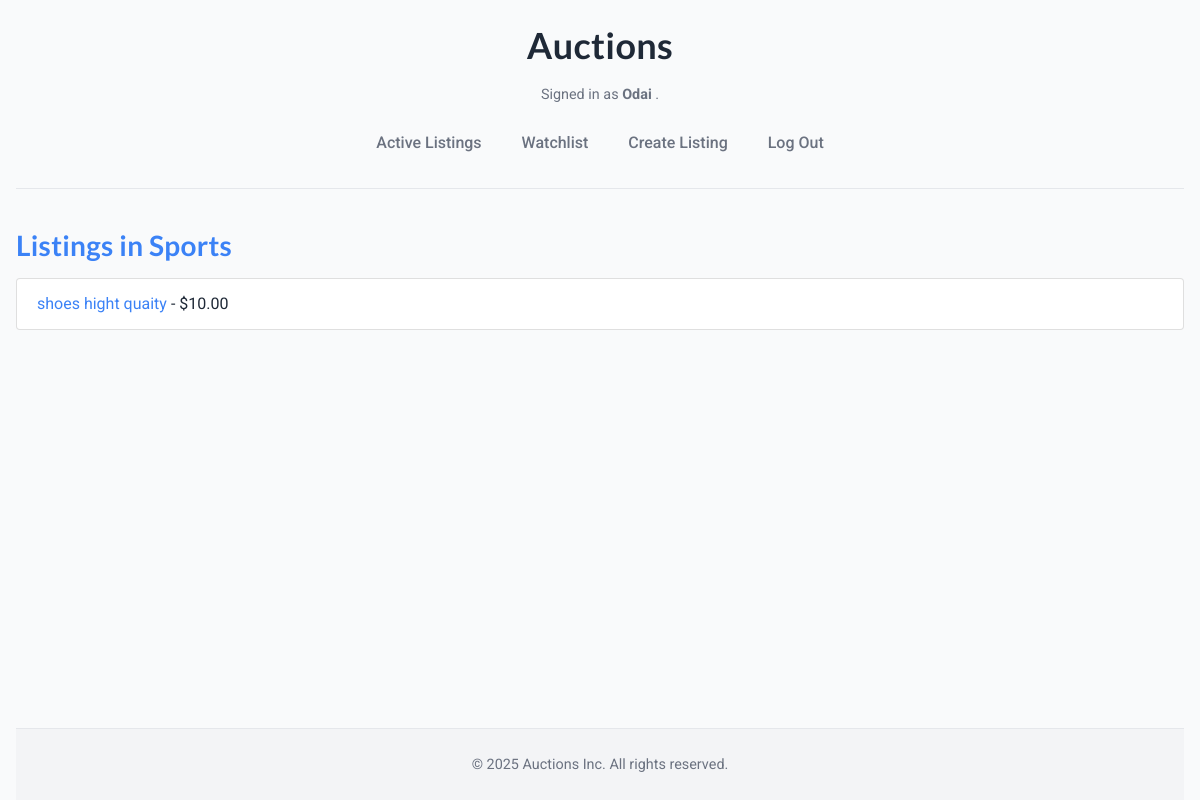
The page /categories/sports/ (signed in) on the database its author committed.
### auctions/models.py (models this page shows, shortened)
class User(AbstractUser):
    watchlist = models.ManyToManyField('Listing', blank=True, related_name="watched_by")

class Listing(models.Model):
    CATEGORY_CHOICES = [
        ("electronics", "Electronics"),
        ("fashion", "Fashion & Accessories"),
        ("home", "Home & Kitchen"),
        ("sports", "Sports & Outdoors"),
        ("beauty", "Beauty & Personal Care"),
        ("books", "Books & Magazines"),
        ("toys", "Toys & Games"),
        ("phones", "Smartphones"),
        ("computers", "Computers & Laptops"),
        ("gaming", "Gaming & Consoles"),
        ("cars", "Cars"),
        ("rent", "Apartments for Rent"),
        ("freelance", "Freelancing Services"),
        ("collectibles", "Collectibles"),
        ("misc", "Miscellaneous"),
    ]
    title = models.CharField(max_length=64)
    description = models.TextField(blank=True)
    starting_price = models.DecimalField(max_digits=10, decimal_places=2)
    current_highest_bid = models.DecimalField(max_digits=10, decimal_places=2, blank=True, null=True)
    owner = models.ForeignKey(User, on_delete=models.CASCADE, related_name="listings")
    category = models.CharField(max_length=64, choices=CATEGORY_CHOICES, blank=True)
    image_url = models.URLField(blank=True)
    is_active = models.BooleanField(default=True)
    time_posted = models.DateTimeField(auto_now_add=True)

### auctions/views.py (the view)
# urls.py: path("categories/<str:category>/", views.category_listings, name="category_listings")
@login_required
def category_listings(request, category):
    listings = Listing.objects.filter(category=category, is_active=True)
    return render(request, "auctions/category_listings.html", {
        "category": category,
        "listings": listings
    })

### auctions/templates/auctions/category_listings.html
{% extends "auctions/layout.html" %}
{% block body %}
    <h2>Listings in {{ category|title }}</h2>
    {% if listings %}
        <ul class="list-group">
            {% for listing in listings %}
                <li class="list-group-item">
                    <a href="{% url 'listing_detail' listing.id %}">
                    {{listing.title}}
                    </a>
                    - ${{ listing.current_highest_bid|default:listing.starting_price }}
                </li>
            {% endfor %}
        </ul>
    {% else %}
        <p>No active listings in this category</p>
    {% endif %}
{% endblock %}

### auctions/templates/auctions/layout.html (shortened to what this page needs)
{% load static %}
<!DOCTYPE html>
<html lang="en">
    <head>
        <link rel="stylesheet" href="https://stackpath.bootstrapcdn.com/bootstrap/4.4.1/css/bootstrap.min.css">
        <link href="{% static 'auctions/styles.css' %}" rel="stylesheet">
    </head>
    <body>
        <div class="page-container">
            <header class="site-header">
                <h1><a href="{% url 'index' %}" class="site-title">Auctions</a></h1>
                <div class="user-info">
                    {% if user.is_authenticated %}
                        Signed in as <strong>{{ user.username }}</strong>.
                    {% else %}
                        Not signed in.
                    {% endif %}
                </div>
                <nav class="main-nav">
                    <ul class="nav">
                        <li class="nav-item">
                            <a class="nav-link" href="{% url 'index' %}">Active Listings</a>
                        </li>
                        {% if user.is_authenticated %}
                            <li class="nav-item">
                                <a class="nav-link" href="{% url 'watchlist' %}">Watchlist</a>
                            </li>
                            <li class="nav-item">
                                <a class="nav-link" href="{% url 'new' %}">Create Listing</a>
                            </li>
                            <li class="nav-item">
                                <a class="nav-link" href="{% url 'logout' %}">Log Out</a>
                            </li>
                        {% endif %}
                    </ul>
                </nav>
            </header>
            <main class="main-content">
                {% block body %}
                {% endblock %}
            </main>
            <footer class="site-footer">
                <p>© {% now "Y" %} Auctions Inc. All rights reserved.</p>
            </footer>
        </div>
    </body>
</html>

### auctions/static/auctions/styles.css (style rules this page uses)
:root { --color-primary: #3B82F6; --color-primary-hover: #2563EB; --color-primary-light: #EFF6FF; --color-accent: #F59E0B; --color-accent-hover: #D97706; --color-bg: #F9FAFB; --color-surface: #FFFFFF; --color-surface-alt: #F3F4F6; --color-border: #E5E7EB; --color-text: #1F2937; --color-text-muted: #6B7280; --color-text-soft: #9CA3AF; --font-primary: 'Roboto', 'Segoe UI', Arial, sans-serif; --font-secondary: 'Lato', 'Segoe UI', Arial, sans-serif; --border-radius: 0.5rem; --shadow-sm: 0 1px 2px rgba(0,0,0,0.05); --shadow-md: 0 4px 6px -1px rgba(0,0,0,0.1), 0 2px 4px -1px rgba(0,0,0,0.06); }
body { font-family: var(--font-primary); font-size: 1rem; color: var(--color-text); background-color: var(--color-bg); margin: 0; line-height: 1.6; }
.page-container { display: flex; flex-direction: column; min-height: 100vh; padding: 0 1rem; }
.main-content { flex-grow: 1; padding-top: 1.5rem; padding-bottom: 2rem; }
h1, h2, h3 { font-family: var(--font-secondary); font-weight: 700; color: var(--color-primary); margin-bottom: 1rem; letter-spacing: 0.01em; }
h1 { font-size: 2.25rem; }
h2 { font-size: 1.75rem; }
a { color: var(--color-primary); text-decoration: none; transition: color 0.2s ease; }
.site-header { padding: 1.5rem 0; text-align: center; border-bottom: 1px solid var(--color-border); margin-bottom: 1rem; }
.site-header h1 .site-title { color: var(--color-text); text-decoration: none; }
.user-info { font-size: 0.9rem; color: var(--color-text-muted); margin-bottom: 1rem; }
.main-nav .nav { justify-content: center; flex-wrap: wrap; }
.main-nav .nav-item { margin: 0 0.25rem; }
.main-nav .nav-link { color: var(--color-text-muted); padding: 0.5rem 1rem; border-radius: var(--border-radius); font-weight: 500; transition: background-color 0.2s ease, color 0.2s ease; }
.site-footer { text-align: center; padding: 1.5rem 0; margin-top: auto; background-color: var(--color-surface-alt); border-top: 1px solid var(--color-border); color: var(--color-text-muted); font-size: 0.9rem; }
.site-footer p { margin: 0; }

### rows shown on the page
User: username "Odai"
Listing: category "Sports", title "shoes hight quaity", current_highest_bid "10.00"
